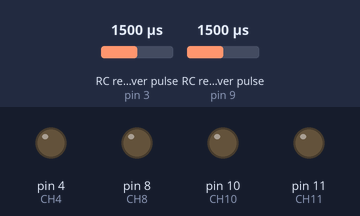
This sketch was run on a simulated Arduino Uno, built with avr-gcc and run on an emulated ATmega328P. Parts: output pins drawn as LEDs (lit = HIGH). Wiring (inferred from the names in the program): 2 × RC receiver channel: data pin 3 / data pin 9. Inputs (shaded band) come from the test bench; at power-on: RC receiver pulse (sensors on pin 3, pin 9) 1500 µs. Pins used as bus, display or sensor lines are not drawn; what the sketch prints to the serial monitor is not drawn.

Above: at 1.2 s.
1.3 s: RC receiver pulse (sensor on pin 3) set to 1020 µs
At 2.8 s:
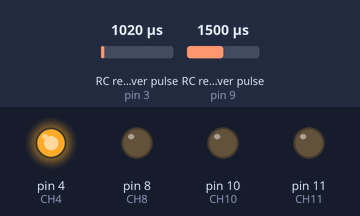
4.3 s: RC receiver pulse (sensor on pin 9) set to 1020 µs
At 5.1 s:
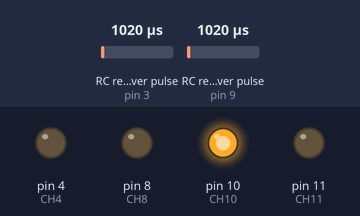
7.3 s: RC receiver pulse (sensor on pin 3) set to 1250 µs
At 8.0 s:
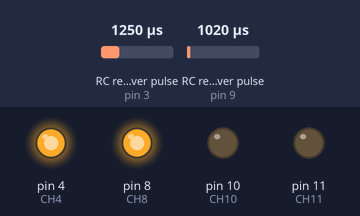
9.7 s: RC receiver pulse (sensor on pin 9) set to 1250 µs
At 10.4 s:
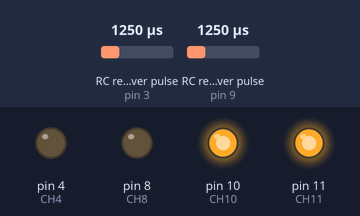
12.1 s: RC receiver pulse (sensor on pin 3) set to 1750 µs
At 13.4 s:
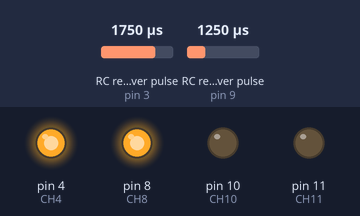
Timing chart, 0 to 15.6 s (numbered marks = the images above; inputs shaded):
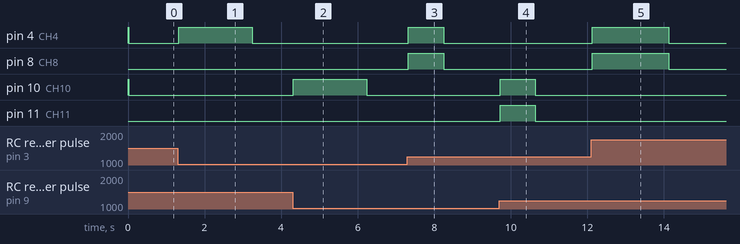

Measured:
- after the input at 1.3 s, pin 4 (CH4): LOW → HIGH at once, → LOW 1.9 s later
- after the input at 4.3 s, pin 10 (CH10): LOW → HIGH at once, → LOW 1.9 s later
- after the input at 7.3 s, pin 4 (CH4), pin 8 (CH8): LOW → HIGH at once, → LOW 0.92 s later
- after the input at 9.7 s, pin 10 (CH10), pin 11 (CH11): LOW → HIGH at once, → LOW 0.92 s later
- after the input at 12.1 s, pin 4 (CH4), pin 8 (CH8): LOW → HIGH at once, → LOW 2.0 s later

The sketch:

sketch_mar14a_updated.ino
```cpp
#define CH3 3 //Left & Right
#define CH9 9 //Forwards & Backwards

//For Left/Right Control
#define CH4 4         //Enable Pin,       Blue/Orange       ENABLE
#define CH8 8         //Direction Pin,    White/Brown       DIRECTION/INPUT [A]
#define CH6 6         //Step Pin; move,   Black/Yellow      STEP/INPUT      [B]
#define CH7 7         //Complete,         Green/Red         HLFB - High Level Feed Back

//For Break Control
#define CH10 10       //Enable Pin,       Blue/Orange       ENABLE
#define CH11 11       //Direction Pin,    White/Brown       DIRECTION/INPUT [A]
#define CH12 12       //Step Pin; move,   Black/Yellow      STEP/INPUT      [B]
#define CH13 13       //Complete,         Green/Red         HLFB - High Level Feed Back

// Read the number of a given channel and convert to the range provided.
// If the channel is off, return the default value

int readChannel(int channelInput, int minLimit, int maxLimit, int defaultValue){
  int ch = pulseIn(channelInput, HIGH, 30000);
  if (ch < 100) return defaultValue;
  int position = map(ch, 1000, 2000, minLimit, maxLimit);
  if(position<4 & position>-4)
     position = 0;
  return position;
}


int ch3Value,ch9Value, i, a, steering_state, braking_state, last_motor_position, last_brake_position, change, steering_change,braking_change, dir;

int direction(int position, bool state, int last_motor_position, int EnablePin, int DirectionPin, int StepPin){


  if(state == LOW)
  {
      dir =0;
      change =0;
      return change;
  }
  if(position>last_motor_position)
  {
      dir =1;
      change = 1;
      pulsemotor(dir, 1, EnablePin, DirectionPin, StepPin);
      return change;
  }
  else
  {
      dir =0;
      change = -1;
      pulsemotor(dir, 1, EnablePin, DirectionPin, StepPin);
      return change;
  }
}

void pulsemotor(int direction, bool state, int EnablePin, int DirectionPin, int StepPint)
{
if(direction ==-1)
{
direction = LOW;
}

  digitalWrite(EnablePin, state);           //Enables motor for move instructions
  digitalWrite(DirectionPin, direction);    //Sets direction

for(int a = 0;a<4;a++)
  {
    digitalWrite(StepPint, HIGH);
    delayMicroseconds(1);
    digitalWrite(StepPint, LOW);
  }
}

void setup() {
  dir, last_motor_position, last_brake_position, i, a, steering_change, braking_change, ch3Value, ch9Value = 0;

  Serial.begin(115200);

  pinMode(CH3, INPUT);
  //pinMode(CH7, INPUT);      //HLFB not implimented
  pinMode(CH6, OUTPUT);
  pinMode(CH8, OUTPUT);
  pinMode(CH4, OUTPUT);
  digitalWrite(4, HIGH);
  digitalWrite(6, LOW);


  pinMode(CH9, INPUT);
  //pinMode(CH13, INPUT);      //HLFB not implimented
  pinMode(CH12, OUTPUT);
  pinMode(CH11, OUTPUT);
  pinMode(CH10, OUTPUT);
  digitalWrite(10, HIGH);
  digitalWrite(12, LOW);

}

void loop() {
  // put your main code here, to run repeatedly:
for(i == 0; i<2000; i++){

  ch3Value = readChannel(CH3, -100, 100, 0);      //Position of desired steering motor
  ch9Value = readChannel(CH9, -100, 100, 0);      //Position of desired brake motor
  if(ch9Value>0)
  ch9Value=0;

  if(abs(last_motor_position - ch3Value) > 0) //If steering motor needs to move to match RC position, enable allows it to do so
  steering_state = HIGH;
  else
  steering_state = LOW;

  if(abs(last_brake_position - ch9Value) > 0) //If break motor needs to move to match RC position, enable allows it to do so
  braking_state = HIGH;
  else
  braking_state = LOW;

  steering_change = direction(ch3Value, steering_state, last_motor_position, 4, 8, 6);
  braking_change = direction(ch9Value, braking_state, last_brake_position, 10, 11, 12);

  last_motor_position = last_motor_position + steering_change;
  last_brake_position = last_brake_position + braking_change;

  pulsemotor(braking_change, braking_state, 10, 11, 12);
  pulsemotor(steering_change, steering_state, 4, 8, 6);

  Serial.print("Loop cycle is: ");
  Serial.print(i);
  Serial.println();
  Serial.print("Desired Brake Position is: ");
  Serial.print(ch9Value);
  Serial.println();
  Serial.print("Desired Steering Position is: ");
  Serial.print(ch3Value);
  Serial.println();
  Serial.print("Last Steering Position is: ");
  Serial.print(last_motor_position);
  Serial.println();
  Serial.println();
  Serial.print("Last Braking Position is: ");
  Serial.print(last_brake_position);
  Serial.println();
  Serial.print("****************************");
  Serial.println();

}
  digitalWrite(4, LOW);
  digitalWrite(6, LOW);
  digitalWrite(10, LOW);
  digitalWrite(12, LOW);
  dir, last_motor_position, i, a, steering_change, ch3Value, ch9Value = 0;
  exit;

}
```
